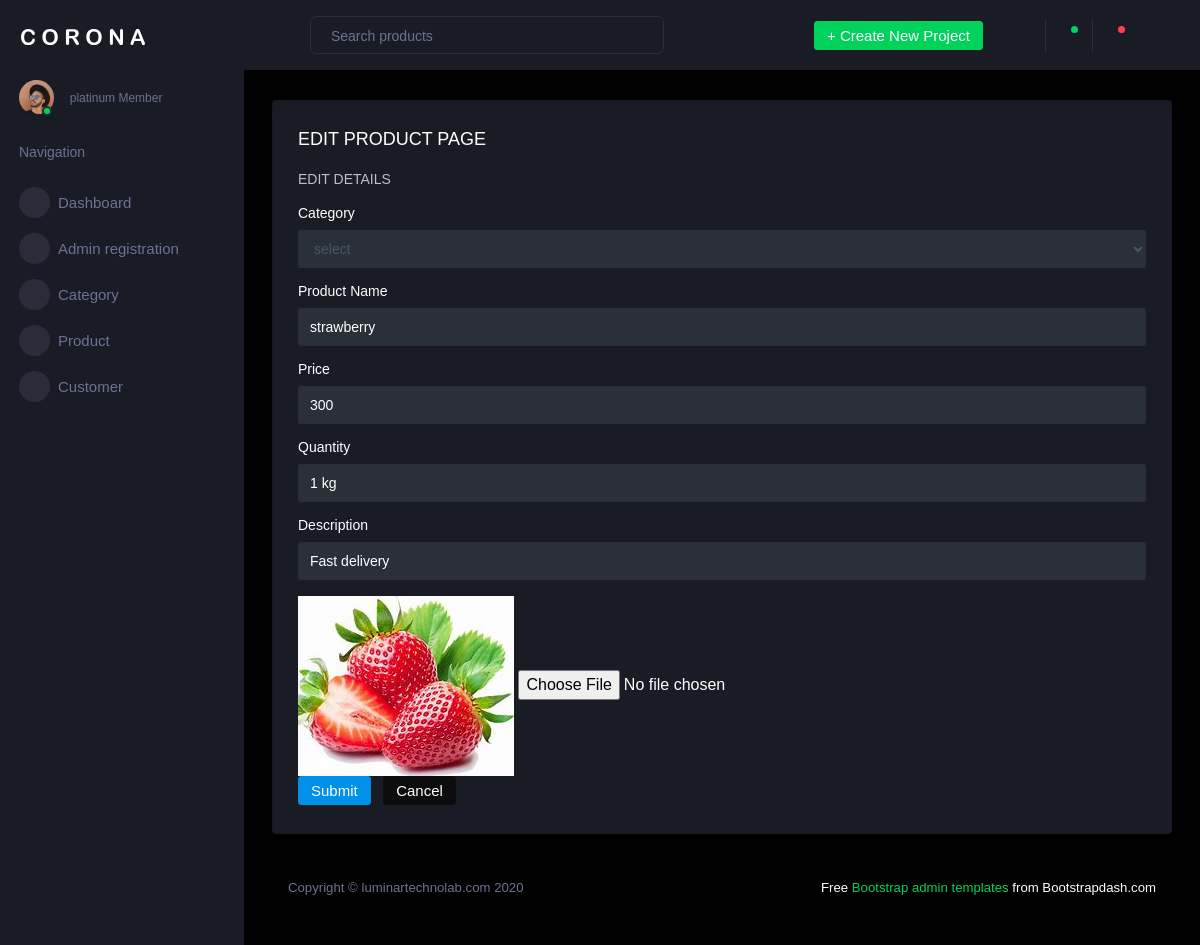
The app's page /backend/editproduct/9/ with its own data.
### backend/models.py (models this page shows)
class prodb(models.Model):
    category = models.CharField(max_length=100, null=True, blank=True)
    productname = models.CharField(max_length=100, null=True, blank=True)
    price = models.IntegerField(null=True, blank=True)
    quantity = models.CharField(max_length=100, null=True, blank=True)
    description = models.CharField(max_length=100, null=True, blank=True)
    image = models.ImageField(upload_to="pic", null=True, blank=True)

### backend/views.py (the view)
# urls.py: path('editproduct/<int:dataid>/', views.editproduct, name="editproduct"),
def editproduct(req, dataid):
    data = prodb.objects.get(id=dataid)
    da = itemdb.objects.all()
    print(data)
    return render(req, "editproduct.html", {'data':data, 'da':da})

### backend/Templates/editproduct.html (shortened to what this page needs)
<!DOCTYPE html>
{% extends 'index.html' %}
{% block content %}
<html lang="en">
<head>
</head>
<body>
<div class="col-12 grid-margin stretch-card">
                <div class="card">
                  <div class="card-body">
                    <h4 class="card-title">EDIT PRODUCT PAGE</h4>
                    <p class="card-description">  EDIT DETAILS </p>
                    <form class="forms-sample" method="post" action="{% url 'updateproduct' dataid=data.id %}" enctype="multipart/form-data">
                        <div class="form-group">
                        <label for="exampleSelectGender">Category</label>
                        <select class="form-control" id="exampleSelectGender" name="category" value="{{data.category}}">
                          <option>select</option>
                        </select>
                      </div>
                      <div class="form-group">
                        <label for="exampleInputName1">Product Name</label>
                        <input type="text" class="form-control" id="exampleInputName1" placeholder="Name" name="productname" value="{{data.productname}}">
                      </div>
                          <div class="form-group">
                        <label for="exampleInputName3">Price</label>
                        <input type="text" class="form-control" id="exampleInputName3" placeholder="price" name="price" value="{{data.price}}">
                      </div>
                        <div class="form-group">
                        <label for="exampleInputName5">Quantity</label>
                        <input type="text" class="form-control" id="exampleInputName5" placeholder="quantity" name="quantity" value="{{data.quantity}}">
                      </div>
                      <div class="form-group">
                        <label for="exampleInputName4">Description</label>
                        <input type="text" class="form-control" id="exampleInputName4" placeholder="description" name="description" value="{{data.description}}">
                      </div>
                      <div>
                           <img src="{{data.image.url}}">
                          <input type="file" name="image">
                      </div>
                      <button type="submit" class="btn btn-primary mr-2">Submit</button>
                      <button class="btn btn-dark">Cancel</button>
                    </form>
                  </div>
                </div>
              </div>
</body>
{% endblock %}

### records on screen
prodb: category "select", productname "strawberry", price "300", quantity "1 kg", description "Fast delivery", image (picture)
